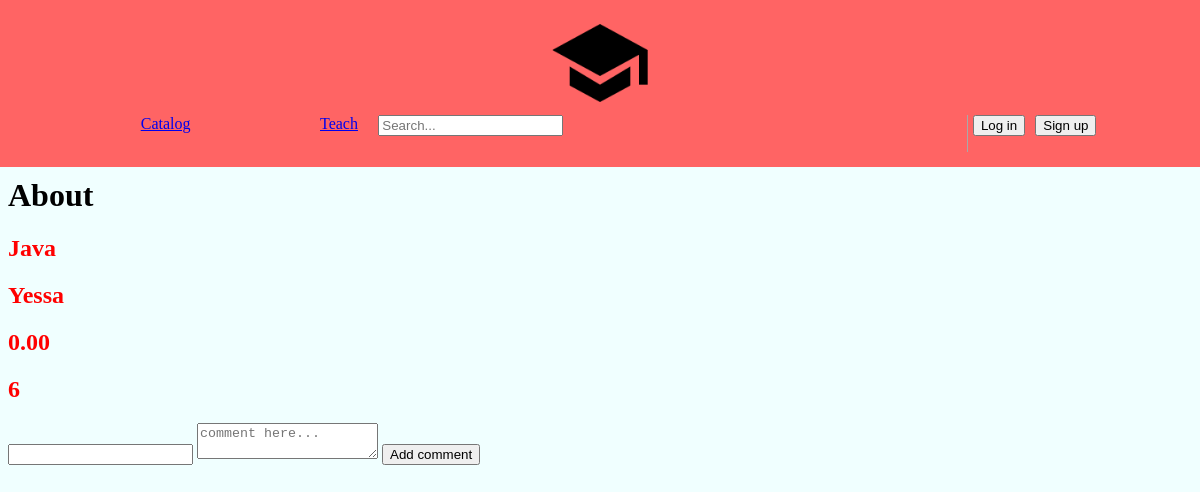
Page /6 on the committed database.
### main/models.py (models this page shows, shortened)
class Course(models.Model):
    coursename = models.CharField(max_length=256, null=False)
    teacher = models.CharField(max_length=32, null=False)
    price = models.DecimalField(max_digits=8, decimal_places=2)
    added = models.ManyToManyField(User, default=None)
    liked = models.BooleanField(False)

### main/views.py (the view)
# urls.py: path('<int:courseid>' , views.openC),
def openC(request,courseid):
    len = Course.objects.all().last().id
    if(courseid > len or courseid<1):
        return HttpResponse("ERROR")
    else:
        c = Course.objects.all().get(pk=courseid)
        name = c.coursename
        teacher = c.teacher
        price = c.price
        comment = Comment.objects.filter(
            Q(course_id=c.pk)
        )
        if comment.__len__() == 0:
            return render(request,'main/About.html',{
                'request':request,
                'name': name,
                'teacher': teacher,
                'id': price,
                'crsid': courseid,
                'comments': comment,
            })
        else:
            return redirect('addcmnt',courseid=courseid)

### main/templates/main/About.html (shortened to what this page needs)
{% load static %}
{% include 'main/header.html' %}
<html lang="en">
<head>
        <link rel="stylesheet" type="text/css" href="{% static 'main/about.css' %}">
</head>
<body>
<h1>About</h1>
<div class="course">
    <h2>{{ name }}</h2>
    <h2>{{ teacher }}</h2>
    <h2>{{ id }}</h2>
    <h2>{{ crsid }}</h2>
<form method="post" action="{% url 'addcmnt' courseid=crsid%}">
        <div class="comm">
        <input type="text" name="post">
        <textarea placeholder="comment here..." name="com"></textarea>
        <a><button type="submit">Add comment</button></a>
        </div>
    </form>
</body>
</html>

### main/static/main/test.css (style rules this page uses)
body { background-color: azure; }
h2 { color: red; }

### main/static/main/header.css (style rules this page uses)
a { margin-top: 10px; }

### rows in the picture
Course: coursename "Java", teacher "Yessa", price "0.00"

### other values in the picture
{{ crsid }} "6"
